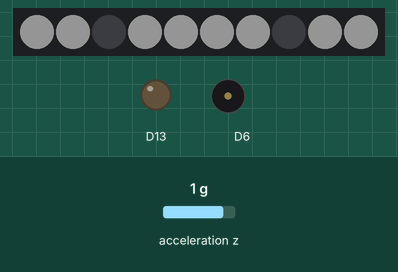
This sketch was run on a simulated Adafruit Circuit Playground Express. On the bench: 10 RGB LEDs in strip order, left to right, output pins drawn as LEDs (lit = HIGH), buzzer (waves = sounding). Inputs (shaded band) come from the test bench; at power-on: acceleration z 1 g. Dim RGB values are drawn brighter than linear.

Above: at 0.1 s.
At 30.53 s:
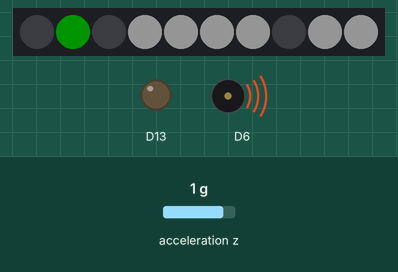
At 61.69 s:
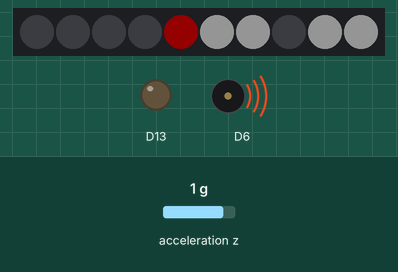
At 123.7 s:
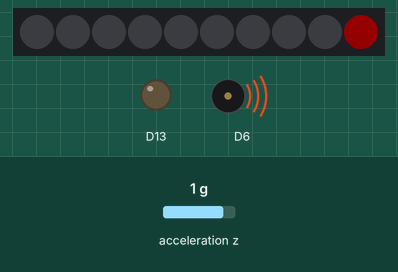
Timing chart, 0 to 125.5 s (numbered marks = the images above):
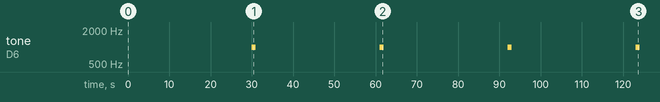

Measured:
- by itself, tone on D6: alternates 1000 Hz for 1.0 s and silent for 30.0 s

The sketch:

toothbrush_timer.ino
```cpp
// (licence header left out)
#include <Adafruit_CircuitPlayground.h>

//#define DEBUG 1
#define NUM_LEDS 10
// NUM_LEDS should be evenly divisible by SIDES_OF_TEETH
#define NUM_LEDS_USED 8
#define SIDES_OF_TEETH 4
// Total time in milliseconds
#define COUNT_TIME 120000
// Miliseconds delay on flashing
#define FLASH_RATE 50

///////////////////////////////////////////////////////////////////////////////
void setup() {
  // Initialize the Circuit Playground
  CircuitPlayground.begin();

  #ifdef DEBUG
  Serial.begin(9600);
  #endif
}

///////////////////////////////////////////////////////////////////////////////
void loop() {
  // After this interval, change the side of your teeth you are brushing
  unsigned long changeSideTime = COUNT_TIME / SIDES_OF_TEETH;
  unsigned long sideCounter = 0;

  #ifdef DEBUG
  CircuitPlayground.playTone(1000,1000,false);
  #endif

  // Turn ON all the NeoPixels
  for (int p = 0; p < NUM_LEDS; p++) {
    if (p != 2 && p != 7) {
      CircuitPlayground.setPixelColor(p, 255, 255, 255);
    }
  }

  // Compute DT
  unsigned long DT = COUNT_TIME / NUM_LEDS_USED;

  // Turn OFF the NeoPixels one at a time, waiting DT each time
  for (int p = 0; p < NUM_LEDS; p++) {
    // Skip over 2 and 7 because they aren't lit
    if (p == 2 || p == 7) {
      continue;
    }

    delay(DT);

    sideCounter += DT;

    #ifdef DEBUG
    Serial.print("sideCounter = ");
    Serial.println(sideCounter);
    #endif

    // Has this exceeded the time needed to brush on one side?
    // Currently this is every 12 seconds, need to adjust to 30 second boundaries
    if (sideCounter >= changeSideTime) {
      CircuitPlayground.playTone(1000,1000,false);
      // Flash LED and reset counter
      for (int q = 0; q < 5; q++) {
        CircuitPlayground.setPixelColor(p, 255, 0, 0);
        delay(FLASH_RATE);
        CircuitPlayground.setPixelColor(p, 0, 255, 0);
        delay(FLASH_RATE);
        CircuitPlayground.setPixelColor(p, 0, 0, 255);
        delay(FLASH_RATE);
        CircuitPlayground.setPixelColor(p, 0, 0, 0);
        delay(FLASH_RATE);
      }

      //CircuitPlayground.setPixelColor(p, 255, 255, 255);
      sideCounter = 0;

    }

    CircuitPlayground.setPixelColor(p, 0, 0, 0);
  }

  // Wait for Circuit Playground to be flipped over (face down)
  while (CircuitPlayground.motionZ() > 0) {};

  // A little debounce
  delay(500);

  // Wait for Circuit Playground to be flipped back over (face up)
  while (CircuitPlayground.motionZ() < 0) {};
}
```
